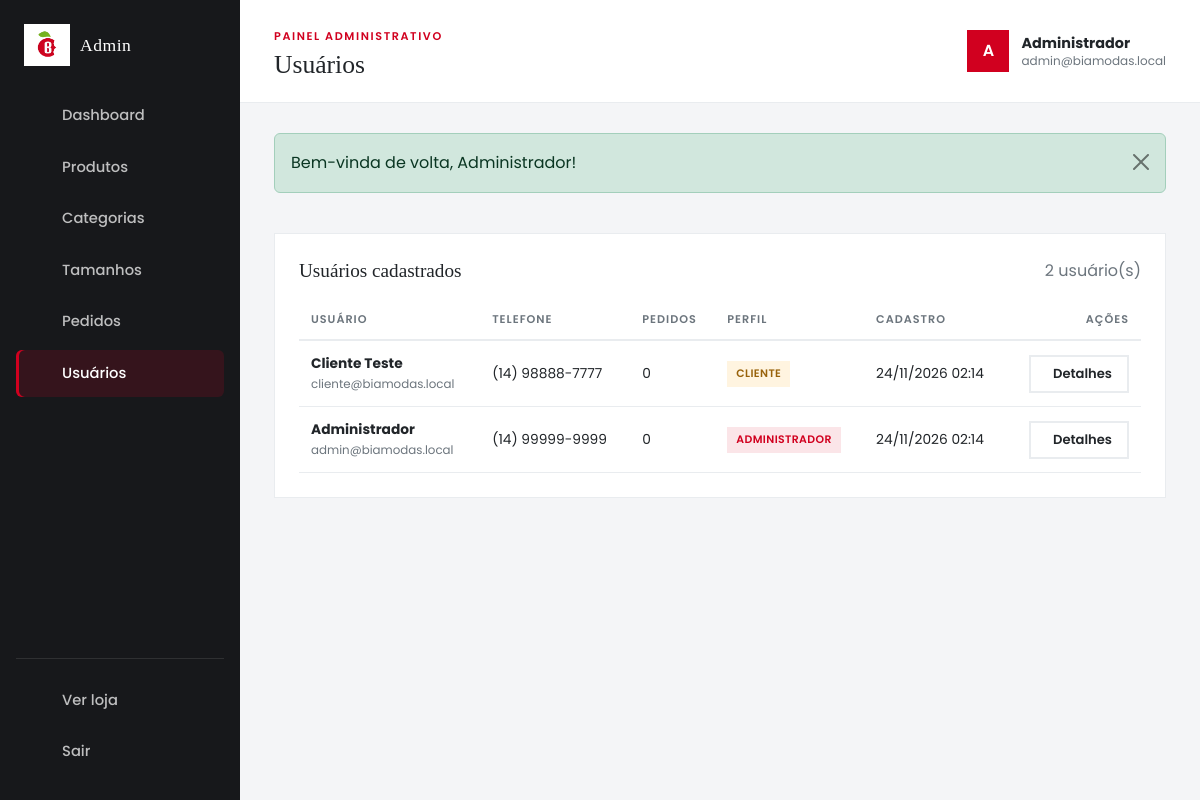
Screenshot of /admin/usuarios (signed in) with the database file from the repository.
### tables this page shows
CREATE TABLE usuarios(
  id_usuario BIGINT UNSIGNED NOT NULL AUTO_INCREMENT PRIMARY KEY,
  carrinho_id BIGINT UNSIGNED NULL,
  medida_id BIGINT UNSIGNED NULL,
  nome VARCHAR(255) NOT NULL,
  email VARCHAR(255) NOT NULL,
  senha_hash VARCHAR(255) NOT NULL,
  cpf CHAR(11) NULL,
  telefone VARCHAR(20) NULL,
  data_nascimento DATE NULL,
  is_admin BOOLEAN NOT NULL DEFAULT FALSE,
  criado_em DATETIME NOT NULL DEFAULT CURRENT_TIMESTAMP,
  alterado_em DATETIME NOT NULL DEFAULT CURRENT_TIMESTAMP ON UPDATE CURRENT_TIMESTAMP,
  deletado_em DATETIME NULL,
  CONSTRAINT usuarios_email_uk UNIQUE (email),
  CONSTRAINT usuarios_cpf_uk UNIQUE (cpf),
  CONSTRAINT usuarios_carrinho_uk UNIQUE (carrinho_id),
  CONSTRAINT usuarios_medida_uk UNIQUE (medida_id),
  CONSTRAINT usuarios_medida_fk FOREIGN KEY (medida_id)
    REFERENCES medidas(id_medida) ON DELETE SET NULL,
  CONSTRAINT usuarios_carrinho_fk FOREIGN KEY (carrinho_id)
    REFERENCES carrinhos(id_carrinho) ON DELETE SET NULL
);

### controllers/admin_usuarios_controller.php (called while the page is built, shortened)
<?php
require_once __DIR__ . '/../core/admin.php';
require_once __DIR__ . '/../repositories/admin_repository.php';
class AdminUsuariosController
{
    private AdminRepository $repository;
    public function __construct(private PDO $pdo)
    {
        $this->repository = new AdminRepository($pdo);
    }
    public function index(): void
    {
        $usuarios = $this->repository->listarUsuarios();
        $tituloAdmin = 'Usuários';
        $abaAdmin = 'usuarios';
        require __DIR__ . '/../views/admin/usuarios.php';
    }
}

### public/index.php (called while the page is built, shortened)
<?php
require_once __DIR__ . '/../core/helpers.php';
require_once __DIR__ . '/../core/auth.php';
require_once __DIR__ . '/../repositories/admin_repository.php';
require_once __DIR__ . '/../controllers/home_controller.php';
require_once __DIR__ . '/../controllers/admin_usuarios_controller.php';
$pdo = Database::conenct();
$homeController = new HomeController($pdo);
$authController = new AuthController($pdo);
$catalogoController = new CatalogoController($pdo);
$perfilController = new PerfilController($pdo);
$recuperacaoSenhaController = new RecuperacaoSenhaController($pdo);
$favoritosController = new FavoritosController($pdo);
$carrinhoController = new CarrinhoController($pdo);
$checkoutController = new CheckoutController($pdo);
$pedidosController = new PedidosController($pdo);
$router = new Router();
$router->get('/', [$homeController, 'index']);
$router->get('/login', [$authController, 'showLogin']);
$router->post('/login', [$authController, 'login']);
$router->get('/registro', [$authController, 'showRegister']);
$router->post('/registro', [$authController, 'register']);
$router->get('/cadastro', [$authController, 'showRegister']);
$router->post('/cadastro', [$authController, 'register']);
$router->get('/conta', [$authController, 'account']);
$router->post('/logout', [$authController, 'logout']);
$router->get('/recuperar-senha', [$recuperacaoSenhaController, 'showSolicitar']);
$router->post('/recuperar-senha', [$recuperacaoSenhaController, 'solicitar']);
$router->get('/recuperar-senha/verificar', [$recuperacaoSenhaController, 'showVerificar']);
$router->post('/recuperar-senha/verificar', [$recuperacaoSenhaController, 'verificar']);
$router->post('/recuperar-senha/reenviar', [$recuperacaoSenhaController, 'reenviar']);
$router->get('/categoria', [$catalogoController, 'index']);
$router->get('/produto', [$catalogoController, 'produto']);
$router->get('/perfil', [$perfilController, 'index']);
$router->get('/perfil/enderecos', [$perfilController, 'enderecos']);
$router->get('/perfil/seguranca', [$perfilController, 'seguranca']);
$router->post('/perfil/dados', [$perfilController, 'atualizarDados']);
$router->post('/perfil/senha', [$perfilController, 'alterarSenha']);
$router->post('/perfil/sair', [$perfilController, 'sair']);
$router->post('/perfil/enderecos/criar', [$perfilController, 'criarEndereco']);
$router->post('/perfil/enderecos/atualizar', [$perfilController, 'atualizarEndereco']);
$router->post('/perfil/enderecos/excluir', [$perfilController, 'excluirEndereco']);
$router->post('/perfil/enderecos/principal', [$perfilController, 'definirPrincipal']);
$router->get('/favoritos', [$favoritosController, 'index']);
$router->get('/favoritos/dados', [$favoritosController, 'dados']);
$router->post('/favoritos/alternar', [$favoritosController, 'alternar']);
$router->get('/carrinho', [$carrinhoController, 'index']);
$router->get('/carrinho/dados', [$carrinhoController, 'dados']);
$router->post('/carrinho/alternar', [$carrinhoController, 'alternar']);
$router->post('/carrinho/adicionar', [$carrinhoController, 'adicionar']);
$router->post('/carrinho/atualizar', [$carrinhoController, 'atualizar']);
$router->post('/carrinho/remover', [$carrinhoController, 'remover']);
$router->get('/checkout', [$checkoutController, 'index']);
$router->post('/checkout', [$checkoutController, 'confirmar']);
$router->get('/pedidos', [$pedidosController, 'index']);
$router->get('/pedido', [$pedidosController, 'ver']);
$router->get('/admin', static function () use ($pdo): void {
    (new AdminController($pdo))->index();
});
$router->get('/admin/produtos', static function () use ($pdo): void {
    (new AdminProdutosController($pdo))->index();
});
$router->get('/admin/produtos/novo', static function () use ($pdo): void {
    (new AdminProdutosController($pdo))->novo();
});
$router->get('/admin/produtos/editar', static function () use ($pdo): void {
    (new AdminProdutosController($pdo))->editar();
});
$router->post('/admin/produtos/salvar', static function () use ($pdo): void {
    (new AdminProdutosController($pdo))->salvar();
});
$router->post('/admin/produtos/excluir', static function () use ($pdo): void {
    (new AdminProdutosController($pdo))->excluir();
});
$router->get('/admin/categorias', static function () use ($pdo): void {
    (new AdminCategoriasController($pdo))->index();
});
$router->post('/admin/categorias/salvar', static function () use ($pdo): void {
    (new AdminCategoriasController($pdo))->salvar();
});
$router->post('/admin/categorias/excluir', static function () use ($pdo): void {
    (new AdminCategoriasController($pdo))->excluir();
});
$router->get('/admin/tamanhos', static function () use ($pdo): void {
    (new AdminTamanhosController($pdo))->index();
});
$router->post('/admin/tamanhos/salvar', static function () use ($pdo): void {
    (new AdminTamanhosController($pdo))->salvar();
});
$router->post('/admin/tamanhos/excluir', static function () use ($pdo): void {
    (new AdminTamanhosController($pdo))->excluir();
});
$router->get('/admin/pedidos', static function () use ($pdo): void {
    (new AdminPedidosController($pdo))->index();
});
$router->get('/admin/pedidos/ver', static function () use ($pdo): void {
    (new AdminPedidosController($pdo))->ver();
});
$router->post('/admin/pedidos/atualizar', static function () use ($pdo): void {
    (new AdminPedidosController($pdo))->atualizar();
});
$router->get('/admin/usuarios', static function () use ($pdo): void {
    (new AdminUsuariosController($pdo))->index();
});
$router->get('/admin/usuarios/ver', static function () use ($pdo): void {
    (new AdminUsuariosController($pdo))->ver();
});
$router->post('/admin/usuarios/alternar-admin', static function () use ($pdo): void {
    (new AdminUsuariosController($pdo))->alternarAdmin();
});
$router->post('/admin/usuarios/excluir', static function () use ($pdo): void {
    (new AdminUsuariosController($pdo))->excluir();
});
$metodo = strtoupper($_SERVER['REQUEST_METHOD'] ?? 'GET');
try {
    $caminho = parse_url($_SERVER['REQUEST_URI'] ?? '/', PHP_URL_PATH) ?: '/';
    $router->dispatch($metodo, $caminho);
} catch (Throwable $excecao) {
    error_log(
        '[app] ' . get_class($excecao)
        . ' codigo=' . $excecao->getCode()
        . ' em ' . $excecao->getFile() . ':' . $excecao->getLine()
        . ' | ' . $excecao->getMessage()
    );
    http_response_code(500);
    $codigo = 500;
    $titulo = 'Erro interno';
    $mensagem = 'Não foi possível concluir a solicitação agora. Tente novamente em instantes.';
    $voltar = '/';
    require __DIR__ . '/../views/erro.php';
}

### core/helpers.php (called while the page is built, shortened)
<?php
function e(mixed $value): string
{
    return htmlspecialchars((string) ($value ?? ''), ENT_QUOTES | ENT_SUBSTITUTE, 'UTF-8');
}
function inicial(string $nome): string
{
    $nome = trim($nome);
    if (preg_match('/^./u', $nome, $match) === 1) {
        return strtoupper($match[0]);
    }
    return strtoupper(substr($nome, 0, 1));
}
function data_hora(?string $valor): string
{
    $timestamp = strtotime($valor);
    return $timestamp === false ? '' : date('d/m/Y H:i', $timestamp);
}
function formatar_telefone(?string $telefone): string
{
    $digitos = preg_replace('/\D+/', '', (string) $telefone);
    if (strlen($digitos) === 11) {
        return '(' . substr($digitos, 0, 2) . ') ' . substr($digitos, 2, 5) . '-' . substr($digitos, 7);
    }
    return (string) $telefone;
}

### core/auth.php (called while the page is built, shortened)
<?php
class Auth
{
    public static function user(): ?array
    {
        $usuario = $_SESSION['usuario'] ?? null;
        return is_array($usuario) ? $usuario : null;
    }
}

### core/admin.php (called while the page is built, shortened)
<?php
require_once __DIR__ . '/auth.php';
final class Admin
{
    public static function usuario(): ?array
    {
        $usuario = Auth::user();
        return $usuario;
    }
}

### repositories/admin_repository.php (called while the page is built, shortened)
<?php
final class AdminRepository
{
    public function listarUsuarios(): array
    {
        return $this->pdo->query(
            "
            SELECT u.id_usuario,
                   u.nome,
                   u.email,
                   u.telefone,
                   u.is_admin,
                   u.criado_em,
                   (
                       SELECT COUNT(*) FROM compras c
                       WHERE c.usuario_id = u.id_usuario AND c.deletado_em IS NULL
                   ) AS total_pedidos
            FROM usuarios u
            WHERE u.deletado_em IS NULL
            ORDER BY u.id_usuario DESC
            "
        )->fetchAll();
    }
}

### views/admin/usuarios.php (the view)
<?php
require __DIR__ . '/partials/header.php';
?>
<section class="admin-panel">
    <div class="admin-panel-header">
        <h2>Usuários cadastrados</h2>
        <span class="admin-muted"><?= count($usuarios) ?> usuário(s)</span>
    </div>
    <?php if ($usuarios === []): ?>
        <div class="admin-empty-state">
            <i class="icon-users"></i>
            <h2>Nenhum usuário cadastrado</h2>
            <p>As contas criadas na loja aparecerão aqui.</p>
        </div>
    <?php else: ?>
        <div class="table-responsive">
            <table class="admin-table">
                <thead>
                    <tr>
                        <th>Usuário</th>
                        <th>Telefone</th>
                        <th>Pedidos</th>
                        <th>Perfil</th>
                        <th>Cadastro</th>
                        <th class="text-end">Ações</th>
                    </tr>
                </thead>
                <tbody>
                    <?php foreach ($usuarios as $usuario): ?>
                        <?php $id = (int) $usuario['id_usuario']; ?>
                        <tr>
                            <td>
                                <strong><?= e($usuario['nome']) ?></strong>
                                <small class="admin-muted d-block"><?= e($usuario['email']) ?></small>
                            </td>
                            <td><?= e(formatar_telefone($usuario['telefone'] ?? '')) ?: '—' ?></td>
                            <td><?= (int) $usuario['total_pedidos'] ?></td>
                            <td>
                                <?php if ($usuario['is_admin']): ?>
                                    <span class="admin-badge admin-badge-admin">Administrador</span>
                                <?php else: ?>
                                    <span class="admin-badge admin-badge-pendente">Cliente</span>
                                <?php endif; ?>
                            </td>
                            <td><?= data_hora($usuario['criado_em']) ?></td>
                            <td class="text-end">
                                <a class="admin-btn admin-btn-ghost" href="/admin/usuarios/ver?id=<?= $id ?>">
                                    <i class="icon-eye"></i> Detalhes
                                </a>
                            </td>
                        </tr>
                    <?php endforeach; ?>
                </tbody>
            </table>
        </div>
    <?php endif; ?>
</section>
<?php require __DIR__ . '/partials/footer.php'; ?>

### views/admin/partials/header.php (shortened to what this page needs)
<?php
$tituloAdmin = (string) ($tituloAdmin ?? 'Painel administrativo');
$abaAdmin = (string) ($abaAdmin ?? '');
$adminUsuario = Admin::usuario();
$navAtivo = static fn (string $aba): string => $abaAdmin === $aba ? ' active' : '';
?>
<!doctype html>
<html lang="pt-br">
<head>
    <link href="https://cdn.jsdelivr.net/npm/bootstrap@5.3.3/dist/css/bootstrap.min.css" rel="stylesheet">
    <link rel="stylesheet" href="https://cdn.jsdelivr.net/npm/lucide-static@latest/font/lucide.css">
    <link rel="stylesheet" href="/css/base.css">
    <link rel="stylesheet" href="/css/layout.css">
    <link rel="stylesheet" href="/css/admin.css">
</head>
<body class="admin-page">
    <div class="admin-layout">
        <aside class="admin-sidebar">
            <a class="admin-brand" href="/admin">
                <img src="/img/logoBiaModas.png" alt="Bia Modas">
                <span>Admin</span>
            </a>
            <nav class="admin-nav" aria-label="Menu administrativo">
                <a class="admin-nav-link<?= $navAtivo('dashboard') ?>" href="/admin">
                    <span>Dashboard</span>
                </a>
                <a class="admin-nav-link<?= $navAtivo('produtos') ?>" href="/admin/produtos">
                    <span>Produtos</span>
                </a>
                <a class="admin-nav-link<?= $navAtivo('categorias') ?>" href="/admin/categorias">
                    <span>Categorias</span>
                </a>
                <a class="admin-nav-link<?= $navAtivo('tamanhos') ?>" href="/admin/tamanhos">
                    <span>Tamanhos</span>
                </a>
                <a class="admin-nav-link<?= $navAtivo('pedidos') ?>" href="/admin/pedidos">
                    <span>Pedidos</span>
                </a>
                <a class="admin-nav-link<?= $navAtivo('usuarios') ?>" href="/admin/usuarios">
                    <span>Usuários</span>
                </a>
            </nav>
            <div class="admin-sidebar-footer">
                <a class="admin-nav-link" href="/" target="_blank" rel="noopener">
                    <span>Ver loja</span>
                </a>
                <form method="post" action="/logout">
                    <button type="submit" class="admin-nav-link admin-logout">
                        <span>Sair</span>
                    </button>
                </form>
            </div>
        </aside>
        <div class="admin-main">
            <header class="admin-topbar">
                <div>
                    <span class="admin-eyebrow">Painel administrativo</span>
                    <h1><?= e($tituloAdmin) ?></h1>
                </div>
                <div class="admin-user">
                    <span class="admin-avatar"><?= e(inicial((string) ($adminUsuario['nome'] ?? 'A'))) ?></span>
                    <span class="admin-user-info">
                        <strong><?= e($adminUsuario['nome'] ?? 'Administrador') ?></strong>
                        <small><?= e($adminUsuario['email'] ?? '') ?></small>
                    </span>
                </div>
            </header>
            <main class="admin-content">
                <?php require __DIR__ . '/../../partials/alerts.php'; ?>

### rows the page displays
usuarios: nome "A", nome "Administrador", email "admin@biamodas.local", telefone "(14) 99999-9999", total_pedidos "0", is_admin "ADMINISTRADOR", criado_em "24/11/2026 02:14"
usuarios: nome "Cliente Teste", email "cliente@biamodas.local", telefone "(14) 98888-7777", total_pedidos "0", is_admin "CLIENTE", criado_em "24/11/2026 02:14"

### other values shown
$tituloAdmin "Usuários"
$texto "Bem-vinda de volta, Administrador!"
count($usuarios) "2"
